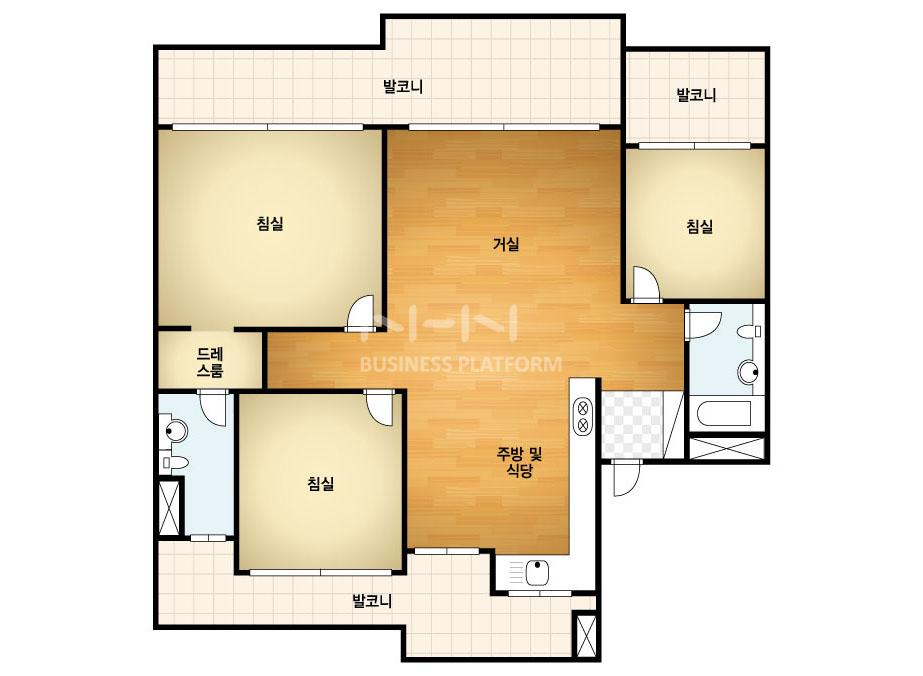
#> input picture plan.png, 923 x 676 px
$ python FindWall.py
#> lines starting #> are read from the running program, lines starting #| are printed output that depends on the picture; after the words box and inside, x2 and y2 are one past the last pixel; in counts of white or black regions, pixels touching at a corner belong together
import cv2 as cv
import numpy as np

filename = "plan.png"

src = cv.imread(filename, cv.IMREAD_COLOR)
#> src is the input picture: shape (676, 923, 3); mean B, G, R 201.4, 221.8, 233.8
blur = cv.bilateralFilter(src,15,90,90)
hsvImage = cv.cvtColor(blur, cv.COLOR_BGR2HSV)
#> hsvImage: shape (676, 923, 3); mean H, S, V 13.7, 41.7, 234.4


lower = np.array([[[0, 0, 0]]])
upper = np.array([[[180, 255, 40]]])
mask = cv.inRange(hsvImage, lower, upper)
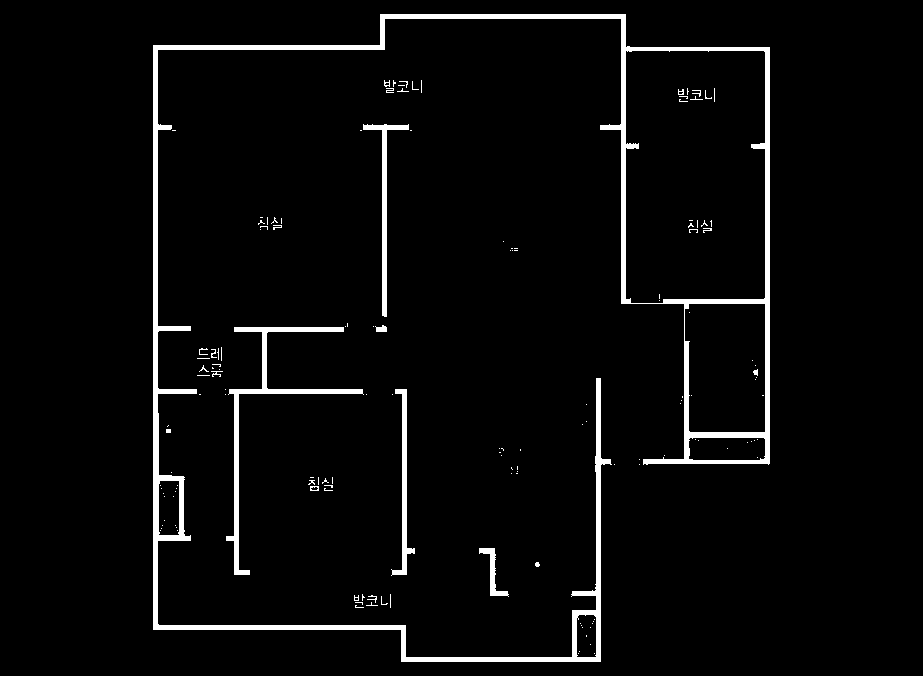
#> mask: shape (676, 923); 3.8% white; 150 white regions (130 under 20 px), largest, box (x1, y1, x2, y2) and area: (153, 14, 770, 662) 17462, (226, 327, 364, 575) 2509, (363, 124, 409, 317) 1170
aaa = cv.cvtColor(mask, cv.COLOR_GRAY2BGR)

cv.imwrite('temp.png', aaa)
